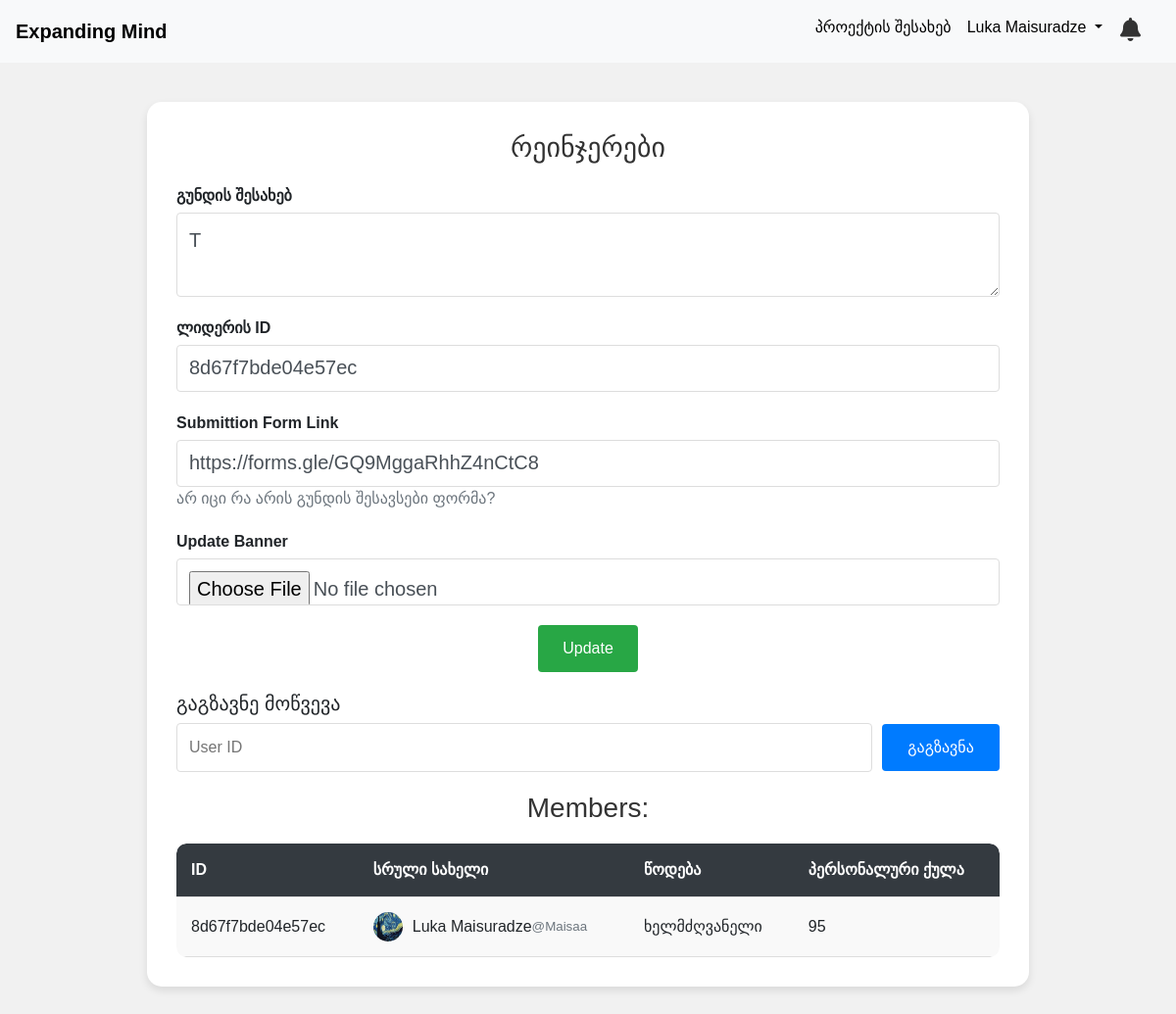
Screenshot of /groups/2/control_panel (signed in) with the database file from the repository.
### main/models.py (models this page shows, shortened)
class User(db.Model, UserMixin):
    id = db.Column(db.Integer, primary_key=True)
    unique_id = db.Column(db.String(8), nullable=False, unique=True)
    firstname = db.Column(db.String(20), nullable=False)
    lastname = db.Column(db.String(30), nullable=False)
    nickname = db.Column(db.String(10))
    email = db.Column(db.String(100), unique=True, nullable=False)
    rank = db.Column(db.String(50), nullable=False, default='წევრი')
    score = db.Column(db.Integer, nullable=False, default=0)
    password = db.Column(db.String(60), nullable=False)
    is_active = db.Column(db.Boolean, default=False)
    activation_token = db.Column(db.String(32), nullable=True)
    image_file = db.Column(db.String(100), nullable=False, default='default.png')
    in_group = db.Column(db.Boolean, default=False)
    group_id = db.Column(db.Integer, db.ForeignKey('group.id'), nullable=True)
    group = db.relationship('Group', back_populates='members')

class Group(db.Model):
    id = db.Column(db.Integer, primary_key=True)
    name = db.Column(db.String(20), nullable=False, unique=True)
    leader_id = db.Column(db.Integer, nullable=False)
    description = db.Column(db.String(250))
    category = db.Column(db.String(100), nullable=False)
    members = db.relationship('User', back_populates='group')
    score = db.Column(db.Integer, nullable=False, default=0)
    group_form = db.Column(db.String(200))
    image_file = db.Column(db.String(100), default='default.png')
    @property
    def members_list(self):
        return json.loads(self.members) if self.members else []

### main/groups/routes.py (the view)
@groups.route('/groups/<int:id>/control_panel', methods=['POST', 'GET'])
def control_panel(id):
    page = request.args.get('page', 1, type=int)
    group = Group.query.filter_by(id=id).first()
    form = UpdateGroupForm()
    try:
        group_logs = GroupLogs.query.filter_by(group_id=current_user.group_id).order_by(GroupLogs.id.desc()).paginate(page=page, per_page=5)
        group = Group.query.filter_by(id=id).first()
        notification_Log = NotificationLogs.query.filter_by(user_id=current_user.id)
    except:
        None
    try:
        if current_user.unique_id != group.leader_id:
            flash("You are not this group's leader", 'danger')
            return redirect(url_for('groups.groups_section'))
    except AttributeError:
        flash("You are not this group's leader", 'danger')
        return redirect(url_for('groups.groups_section'))
    if form.validate_on_submit():
        if form.picture.data:
            picture_file = save_picture(form.picture.data)
            group.image_file = picture_file
        group.description = form.description.data
        group.leader_id = form.leader_id.data
        group.group_form = form.group_form.data
        flash("Successfully updated", 'success')
        db.session.commit()
        return redirect(url_for("groups.group_page", id=id))
    elif request.method == "GET":
        form.description.data = group.description
        form.leader_id.data = group.leader_id
        form.group_form.data = group.group_form
    image_file = url_for('static', filename='imgs/team_pics/' + group.image_file)
    return render_template('control_panel.html', group=group, group_logs=group_logs, notification_log=notification_Log,
                           form=form, image_file=image_file)

### main/groups/forms.py
class UpdateGroupForm(FlaskForm):
    description = TextAreaField('გუნდის შესახებ')
    leader_id = StringField('ლიდერის ID', validators=[DataRequired()])
    group_form = StringField("Submittion Form Link", validators=[DataRequired()])
    picture = FileField('Update Banner', validators=[FileAllowed(['jpg', 'png'])])
    submit = SubmitField("Update")

### main/models.py (called while the page is built)
@login_manager.user_loader
def load_user(user_id):
    return User.query.get(int(user_id))

### main/templates/control_panel.html (shortened to what this page needs)
{% extends "new_base.html" %}
{% block content %}
<div class="group-container">
    <h2>{{ group.name }}</h2>
    <form method="POST" action="" enctype="multipart/form-data">
        {% for field in form if field.name != 'csrf_token' and field.name != 'submit' %}
        {% if field.name == 'group_form' %}
            <div class="form-group">
                {{ field.label(class="form-control-label") }}
                {{ field(class="form-control form-control-lg") }}
            <a class="text-muted" href="#">არ იცი რა არის გუნდის შესავსები ფორმა?</a>
            </div>
        {% else %}
            <div class="form-group">
                {{ field.label(class="form-control-label") }}
                {{ field(class="form-control form-control-lg") }}
            </div>
        {% endif %}
        {% endfor %}
        <div class="form-group">
            {{ form.submit(class="btn") }}
        </div>
    </form>
    <h5>გაგზავნე მოწვევა</h5>
    <form action="{{ url_for('groups.add_member', id=group.id) }}" method="POST" class="form-inline">
        <input type="text" name="ID" placeholder="User ID" required>
        <button type="submit">გაგზავნა</button>
    </form>
    <h2>Members:</h2>
    <div class="table-responsive">
        <table class="members-table">
            <thead>
                <tr>
                    <th>ID</th>
                    <th>სრული სახელი</th>
                    <th>წოდება</th>
                    <th>პერსონალური ქულა</th>
                </tr>
            </thead>
            <tbody>
                {% for member in group.members %}
                <tr>
                    <td>{{ member.unique_id }}</td>
                    <td>
                        <a href="{{ url_for('groups.member_control_panel', id=group.id, member_id=member.id) }}" class="member-link">
                            <img src="{{ url_for('static', filename='imgs/profile_pics/' + member.image_file) }}" alt="Profile Picture">
                            {{ member.firstname }} {{ member.lastname }} <span class="text-muted" style="font-size: smaller;"> @{{ member.nickname }}</span>
                        </a>
                    </td>
                    <td>{{ member.rank }}</td>
                    <td>{{ member.score }}</td>
                </tr>
                {% endfor %}
            </tbody>
        </table>
    </div>
</div>
{% endblock %}

### main/templates/new_base.html (shortened to what this page needs)
<!DOCTYPE html>
<html lang="en">
<head>
    <link rel="stylesheet" href="https://cdnjs.cloudflare.com/ajax/libs/font-awesome/6.5.2/css/all.min.css" />
    <link href="https://stackpath.bootstrapcdn.com/bootstrap/4.5.2/css/bootstrap.min.css" rel="stylesheet">
</head>
<body>
    <nav class="navbar navbar-expand-lg navbar-light bg-light">
        <a class="navbar-brand" href="{{url_for('groups.groups_section')}}">Expanding Mind</a>
        <div class="collapse navbar-collapse" id="navbarNav">
            <ul class="navbar-nav ml-auto">
                {% if current_user.is_authenticated %}
                    <li class="nav-item">
                        <a class="nav-link" href="#" style="color: black;">პროექტის შესახებ</a>
                    </li>
                    <li class="nav-item dropdown">
                        <a class="nav-link dropdown-toggle" href="#" id="navbarDropdown" role="button" data-toggle="dropdown" aria-haspopup="true" aria-expanded="false">
                            {{ current_user.firstname }} {{ current_user.lastname }}
                        </a>
                    </li>
                    <li class="nav-item" style="text-align: center;">
                        <div class="notification-bar">
                            <div class="notification-icon" onclick="toggleDropdown()">
                                <i class="fa fa-bell"></i>
                            </div>
                        </div>
                    </li>
                {% endif %}
            </ul>
        </div>
    </nav>
    <div class="container">
        {% block content %}{% endblock %}
    </div>
</body>
</html>

### main/templates/new_base.html (style rules this page uses)
.navbar { background-color: #007bff; }
.navbar-brand { color: rgb(0, 0, 0) !important; font-weight: bold; }
.navbar-nav .nav-link { color: rgb(0, 0, 0) !important; }
.notification-bar { display: flex; align-items: center; padding: 10px; }
.notification-icon { margin-right: 10px; }
.notification-icon i { color: #333; font-size: 24px; cursor: pointer; }
.dropdown { position: relative; }
.btn { padding: 5px 10px; border: none; border-radius: 3px; cursor: pointer; }

### main/templates/control_panel.html (style rules this page uses)
body { font-family: 'Arial', sans-serif; background-color: #f1f1f1; margin: 0; padding: 0; }
.group-container { max-width: 900px; margin: 40px auto; background: #ffffff; padding: 30px; box-shadow: 0 4px 8px rgba(0, 0, 0, 0.1); border-radius: 15px; }
.group-container h2 { text-align: center; margin-bottom: 20px; font-family: 'Arial', sans-serif; color: #333; font-size: 28px; }
.form-inline { display: flex; flex-wrap: wrap; gap: 10px; margin-bottom: 20px; }
.form-inline input { padding: 12px; border: 1px solid #ddd; border-radius: 4px; flex: 1; min-width: 150px; }
.form-inline button { padding: 12px 25px; border: none; background-color: #007bff; color: white; cursor: pointer; border-radius: 4px; transition: background-color 0.3s; min-width: 120px; }
.table-responsive { width: 100%; overflow-x: auto; -webkit-overflow-scrolling: touch; margin-top: 20px; border-radius: 10px; }
.members-table { width: 100%; border-collapse: collapse; min-width: 600px; background: #f9f9f9; border-radius: 10px; overflow: hidden; }
.members-table th, .members-table td { padding: 15px; text-align: left; border-bottom: 1px solid #ddd; }
.members-table th { background-color: #343a40; color: white; font-family: 'Arial', sans-serif; color: #fff; }
.members-table tbody tr { transition: background-color 0.3s; }
.member-link { text-decoration: none; color: inherit; display: flex; align-items: center; }
.member-link img { width: 30px; height: 30px; margin-right: 10px; border-radius: 50%; }
.form-group { margin-bottom: 20px; }
.form-control-label { font-weight: bold; margin-bottom: 5px; display: block; }
.form-control { padding: 12px; border: 1px solid #ddd; border-radius: 4px; width: 100%; box-sizing: border-box; }
.form-control-lg { font-size: 1.25rem; }
.btn { padding: 12px 25px; border: none; background-color: #28a745; color: white; cursor: pointer; border-radius: 4px; transition: background-color 0.3s; display: block; margin: 0 auto; }

### rows the page displays
User: firstname "Luka", lastname "Maisuradze", unique_id "8d67f7bde04e57ec", image_file (picture), nickname "Maisaa", rank "ხელმძღვანელი", score "95"
Group: name "რეინჯერები", description "T" "8d67f7bde04e57ec", group_form "https://forms.gle/GQ9MggaRhhZ4nCtC8"

### other values shown
{{ field.label(class="form-control-label") }} "გუნდის შესახებ" "ლიდერის ID" "Update Banner"
{{ field.label(class="form-control-label") }} "Submittion Form Link"
